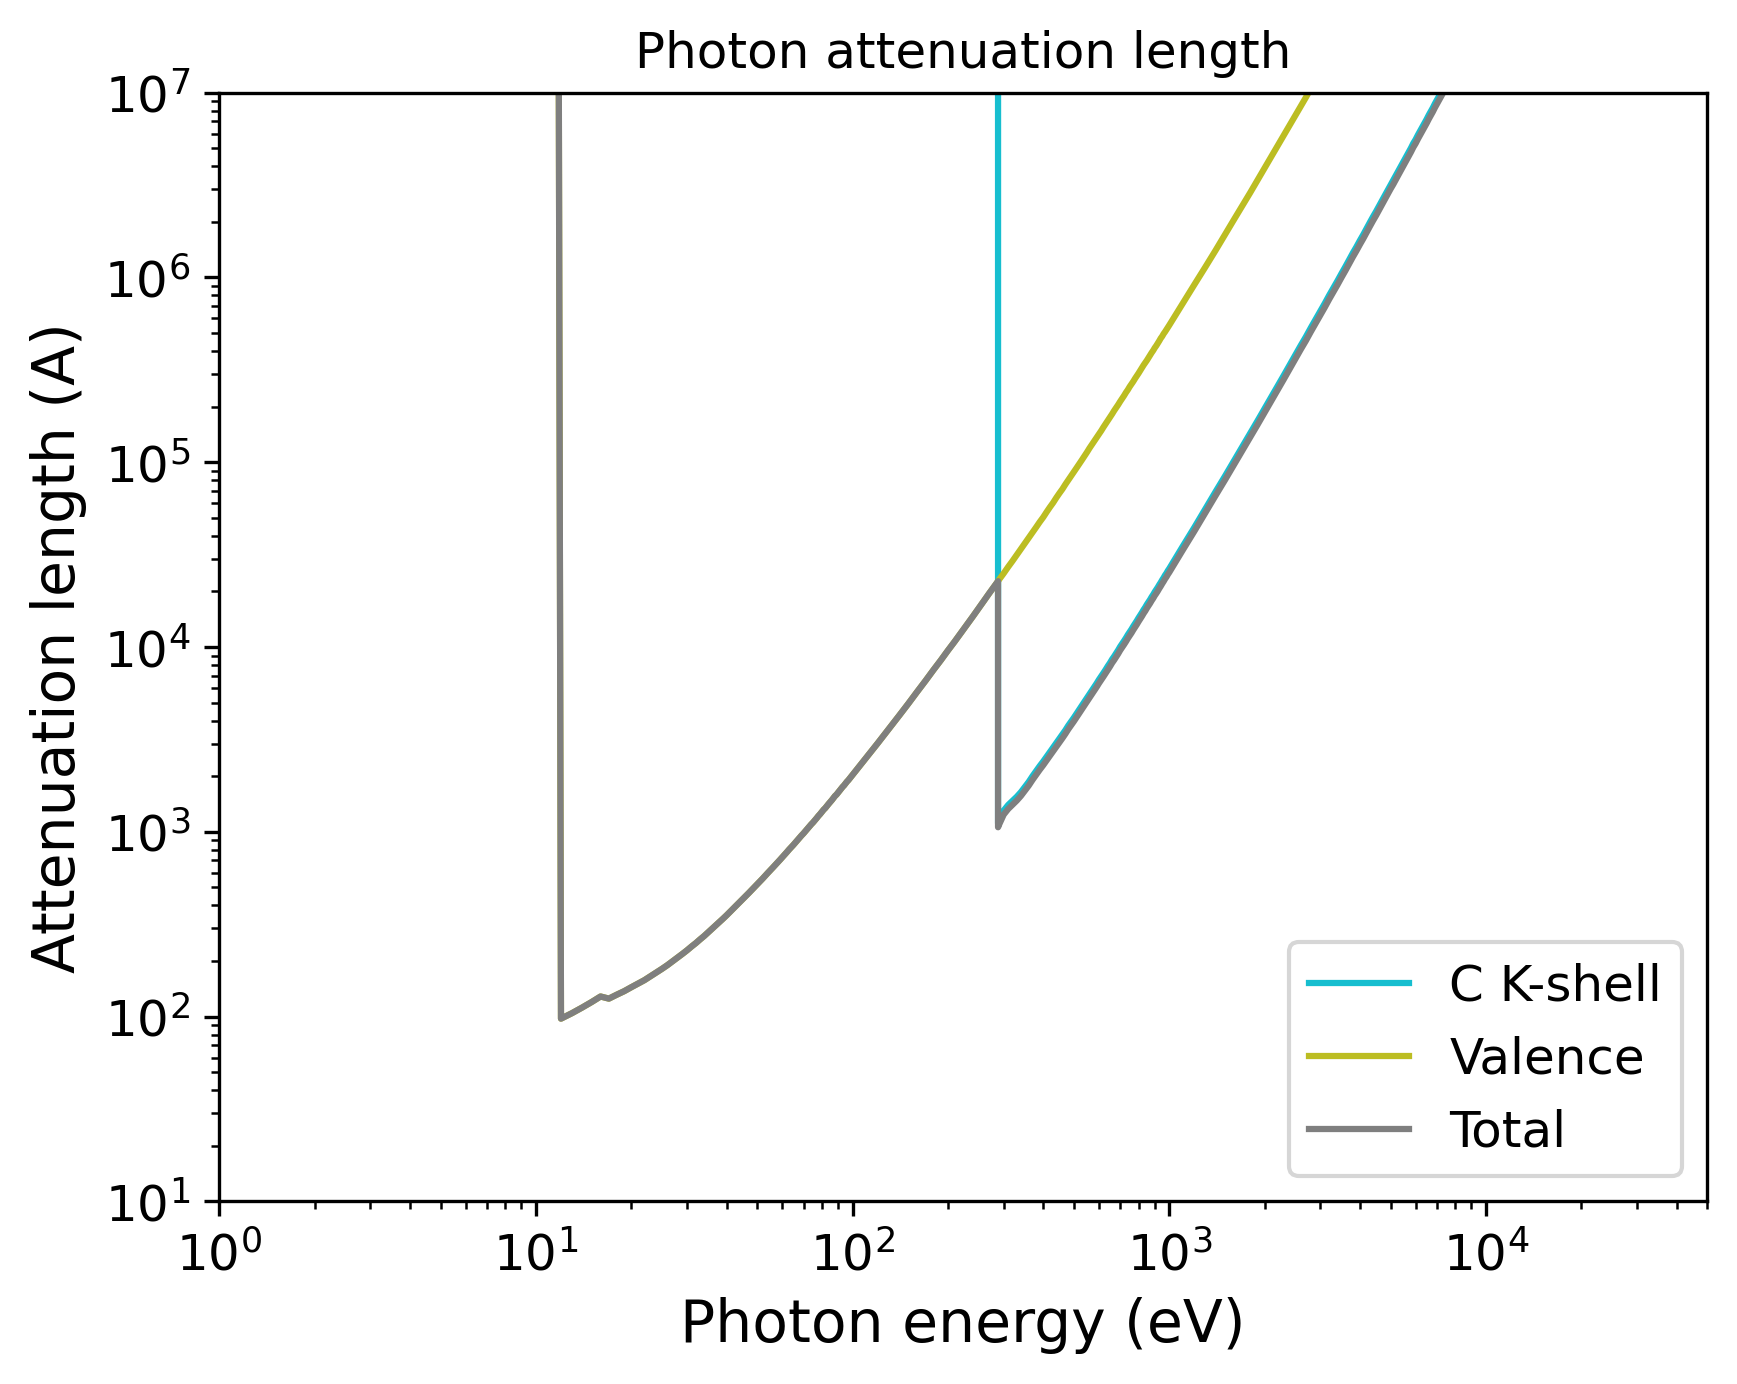

Write the Python code that produced this figure.
import pandas as pd
import numpy as np
import matplotlib.pyplot as plt
import matplotlib.cm as cm
# Set the format:
plt.xlabel("Photon energy (eV)", fontsize=14)
plt.ylabel("Attenuation length (A)", fontsize=14)
plt.xticks(fontsize=12)
plt.yticks(fontsize=12)
plt.grid(False)
# Set the axes:
# Read the output file:
df = pd.read_csv(r"OUTPUT_Graphite_Photon_IMFP.dat", sep=r'\s+', header=None, comment="#", skipinitialspace=True)
plt.xscale("log")
plt.yscale("log")
# Prepare the plot:
columns_to_plot = [ 1, 2, 3]
labels = [ "C K-shell", "Valence", "Total"]
# Create N distinct colors from a colormap
N = len(columns_to_plot)
colors = plt.cm.tab10(np.linspace(1, 0, 10))
# Set line styles:
linestyles = [ "-", "-", "-"]
for i, col in enumerate(columns_to_plot):
    color = colors[i % len(colors)]
    ls    = linestyles[i % len(linestyles)]
    label = labels[i % len(labels)]
    plt.plot(df.iloc[:, 0], df.iloc[:, col],
    color=color,
    label=label,
    linestyle=ls)
plt.xlim(1.00000000,50000.00000000)
plt.ylim(10.00000000,10000000.00000000)
plt.title("Photon attenuation length")
plt.legend(loc="best", fontsize=12)
# Save the plot in this format:
plt.savefig("OUTPUT_MFP_photon.png", dpi=300, bbox_inches="tight")
